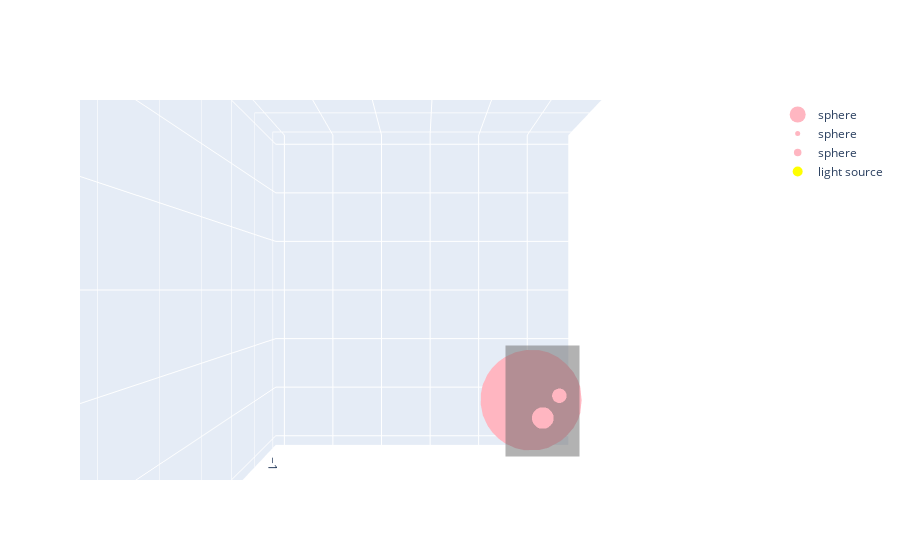

The code cell stored with this chart in its notebook:
### Code cell
import plotly.graph_objects as go

fig = go.Figure()

# set the main camera at the camera_origin
fig.update_layout(scene_camera_eye=dict(x=camera[0], y=camera[1], z=camera[2]))

# Show the objects
for obj in objects:
    fig.add_trace(
        # Plot the sphere
        go.Scatter3d(
            x=[obj["center"][0]],
            y=[obj["center"][1]],
            z=[obj["center"][2]],
            mode="markers",
            marker=dict(color="lightpink", size=obj["radius"] * 50),
            name="sphere",
        )
    )

# Show the image screen as a plane with low opacity
fig.add_trace(
    go.Mesh3d(
        x=[screen[0], screen[0], screen[2], screen[2]],
        y=[screen[1], screen[3], screen[1], screen[3]],
        z=[0, 0, 0, 0],
        opacity=0.5,
        color="gray",
        name="image plane",
    )
)

# Show the light source as a yellow sphere
fig.add_trace(
    go.Scatter3d(
        x=[light["position"][0]],
        y=[light["position"][1]],
        z=[light["position"][2]],
        mode="markers",
        marker=dict(color="yellow", size=10),
        name="light source",
    )
)
fig.show()

### Figure 1 — Plotly figure (JSON) as saved in the notebook; plotly's stock layout.template omitted (floating-point values rounded to 4 significant figures)
{"data": [{"marker": {"color": "lightpink", "size": 35}, "mode": "markers", "name": "sphere", "type": "scatter3d", "x": [-0.2], "y": [0], "z": [-1]}, {"marker": {"color": "lightpink", "size": 5}, "mode": "markers", "name": "sphere", "type": "scatter3d", "x": [0.1], "y": [-0.3], "z": [0]}, {"marker": {"color": "lightpink", "size": 7.5}, "mode": "markers", "name": "sphere", "type": "scatter3d", "x": [-0.3], "y": [0], "z": [0]}, {"color": "gray", "name": "image plane", "opacity": 0.5, "type": "mesh3d", "x": [-1, -1, 1, 1], "y": [0.6667, -0.6667, 0.6667, -0.6667], "z": [0, 0, 0, 0]}, {"marker": {"color": "yellow", "size": 10}, "mode": "markers", "name": "light source", "type": "scatter3d", "x": [5], "y": [5], "z": [5]}], "layout": {"scene": {"camera": {"eye": {"x": 0, "y": 0, "z": 1}}}}}
